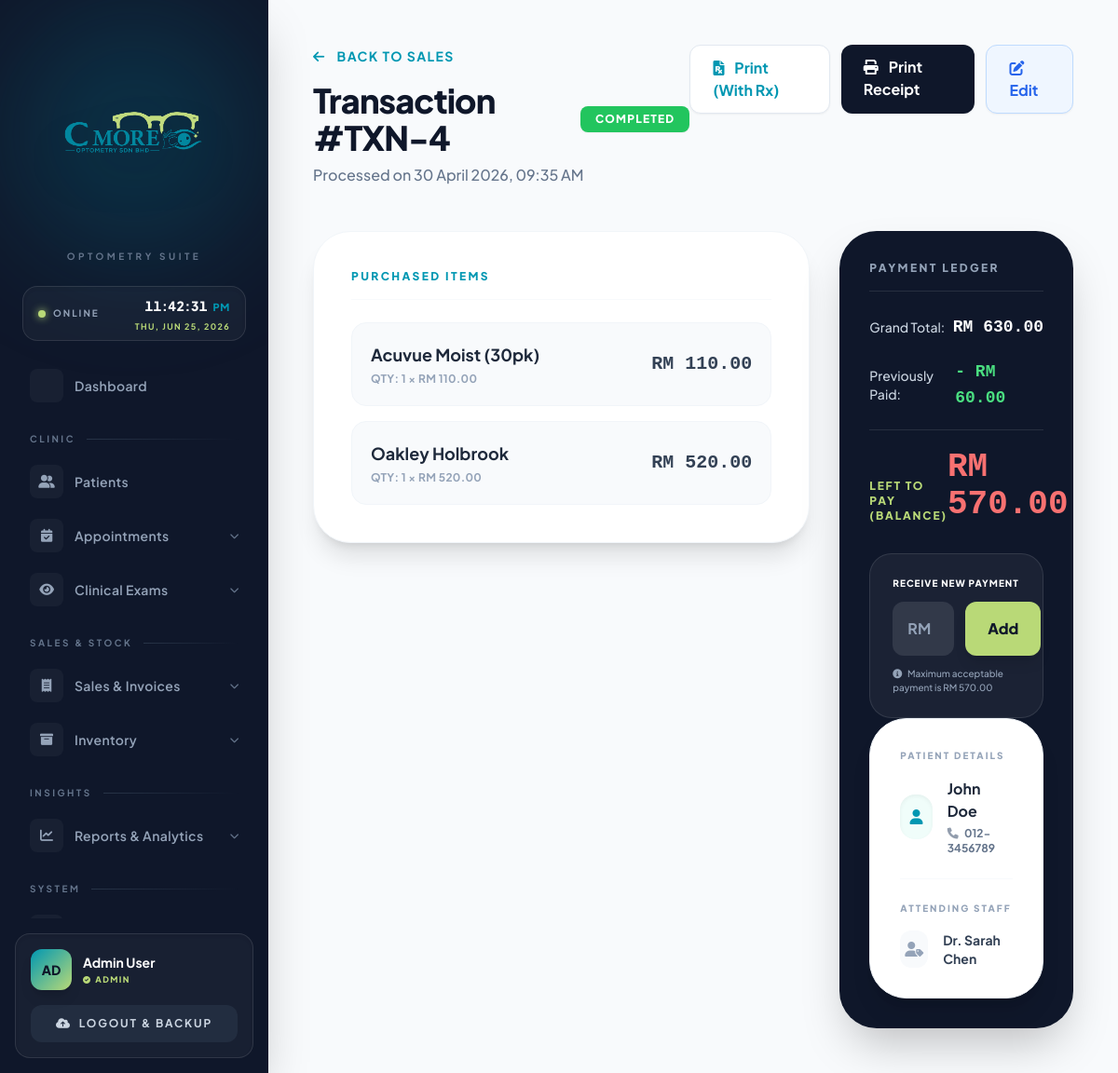
Screenshot of /sales_view.php?id=4 (signed in) with the database file from the repository.
### tables this page shows
CREATE TABLE `sales` (
  `SALE_ID` int(11) NOT NULL AUTO_INCREMENT,
  `PATIENT_ID` int(11) NOT NULL,
  `STAFF_ID` int(11) NOT NULL,
  `SALE_DATE` datetime DEFAULT current_timestamp(),
  `TOTAL_AMOUNT` decimal(10,2) NOT NULL,
  `PAID_AMOUNT` decimal(10,2) DEFAULT 0.00,
  `PAYMENT_METHOD` enum('Cash','Card','E-wallet','Online Banking') NOT NULL,
  `PAYMENT_STATUS` enum('Pending','Partial','Completed') DEFAULT 'Pending',
  PRIMARY KEY (`SALE_ID`),
  KEY `fk_sales_patient` (`PATIENT_ID`),
  KEY `fk_sales_staff` (`STAFF_ID`),
  CONSTRAINT `fk_sales_patient` FOREIGN KEY (`PATIENT_ID`) REFERENCES `patient` (`PATIENT_ID`) ON DELETE CASCADE,
  CONSTRAINT `fk_sales_staff` FOREIGN KEY (`STAFF_ID`) REFERENCES `user` (`USER_ID`) ON DELETE CASCADE
);

CREATE TABLE `sales_item` (
  `SALES_ITEM_ID` int(11) NOT NULL AUTO_INCREMENT,
  `SALE_ID` int(11) NOT NULL,
  `PRODUCT_ID` int(11) NOT NULL,
  `QUANTITY` int(11) NOT NULL,
  PRIMARY KEY (`SALES_ITEM_ID`),
  KEY `fk_item_sale` (`SALE_ID`),
  KEY `fk_item_prod` (`PRODUCT_ID`),
  CONSTRAINT `fk_item_prod` FOREIGN KEY (`PRODUCT_ID`) REFERENCES `product` (`PRODUCT_ID`) ON DELETE CASCADE,
  CONSTRAINT `fk_item_sale` FOREIGN KEY (`SALE_ID`) REFERENCES `sales` (`SALE_ID`) ON DELETE CASCADE
);

CREATE TABLE `product` (
  `PRODUCT_ID` int(11) NOT NULL AUTO_INCREMENT,
  `CATEGORY` varchar(50) DEFAULT NULL,
  `BRAND_NAME` varchar(100) DEFAULT NULL,
  `STOCK_QUANTITY` int(11) DEFAULT 0,
  `UNIT_PRICE` decimal(10,2) NOT NULL,
  `MINIMUM_PRICE` decimal(10,2) NOT NULL DEFAULT 0.00,
  `SUPPLIER_ID` int(11) DEFAULT NULL,
  `EXPIRY_DATE` date DEFAULT NULL,
  `PRODUCT_IMAGE` varchar(255) DEFAULT NULL,
  PRIMARY KEY (`PRODUCT_ID`),
  KEY `fk_product_supplier` (`SUPPLIER_ID`),
  CONSTRAINT `fk_product_supplier` FOREIGN KEY (`SUPPLIER_ID`) REFERENCES `supplier` (`SUPPLIER_ID`) ON DELETE SET NULL
);

CREATE TABLE `patient` (
  `PATIENT_ID` int(11) NOT NULL AUTO_INCREMENT,
  `NAME` varchar(100) NOT NULL,
  `IC_NUMBER` varchar(20) DEFAULT NULL,
  `PHONE_NUMBER` varchar(20) DEFAULT NULL,
  `ADDRESS` text DEFAULT NULL,
  `REGISTRATION_DATE` date NOT NULL,
  `CONNECTION_RELATIONSHIP` varchar(100) DEFAULT NULL,
  `FOLLOW_UP_INTERVAL` varchar(50) DEFAULT NULL,
  `COMPLAINTS` text DEFAULT NULL,
  PRIMARY KEY (`PATIENT_ID`),
  UNIQUE KEY `IC_NUMBER` (`IC_NUMBER`)
);

CREATE TABLE `user` (
  `USER_ID` int(11) NOT NULL AUTO_INCREMENT,
  `NAME` varchar(100) NOT NULL,
  `EMAIL` varchar(100) NOT NULL,
  `PASSWORD` varchar(255) NOT NULL,
  `ROLE` varchar(50) NOT NULL,
  `FIRST_LOGIN_OTP` tinyint(1) DEFAULT 1,
  PRIMARY KEY (`USER_ID`),
  UNIQUE KEY `EMAIL` (`EMAIL`)
);

### sales_view.php (the view, shortened to what this page needs)
<?php
include('config.php');
$id = isset($_GET['id']) ? mysqli_real_escape_string($conn, $_GET['id']) : '';
$is_edit_mode = isset($_GET['edit']) && $_GET['edit'] == 1;
$sql = "SELECT s.*, p.NAME as P_NAME, p.PHONE_NUMBER, u.NAME as S_NAME
        FROM SALES s JOIN PATIENT p ON s.PATIENT_ID = p.PATIENT_ID JOIN USER u ON s.STAFF_ID = u.USER_ID
        WHERE s.SALE_ID = '$id'";
$sale = mysqli_fetch_assoc(mysqli_query($conn, $sql));
$balance = max(0, $sale['TOTAL_AMOUNT'] - $sale['PAID_AMOUNT']);
$status_color = $sale['PAYMENT_STATUS'] == 'Completed' ? 'bg-green-500' : ($sale['PAYMENT_STATUS'] == 'Partial' ? 'bg-orange-500' : 'bg-red-500');
?>
<!DOCTYPE html>
<html lang="en">
<head>
    <script src="https://cdn.tailwindcss.com"></script>
    <link rel="stylesheet" href="https://cdnjs.cloudflare.com/ajax/libs/font-awesome/6.0.0/css/all.min.css">
</head>
<body class="bg-[#f8fafc] flex min-h-screen text-slate-900">
    <?php include('sidebar.php'); ?>
    <main class="flex-1 ml-72 p-12">
        <header class="flex justify-between items-start mb-12">
            <div>
                <a href="sales.php" class="text-[#0097B2] text-sm font-bold uppercase tracking-widest hover:opacity-70 transition">
                    <i class="fa-solid fa-arrow-left mr-2"></i> Back to Sales
                </a>
                <div class="flex items-center space-x-4 mt-4">
                    <h1 class="text-4xl font-extrabold text-slate-900 tracking-tight">Transaction #TXN-<?php echo $sale['SALE_ID']; ?></h1>
                    <span class="px-4 py-1.5 text-white text-xs font-black uppercase tracking-widest rounded-lg <?php echo $status_color; ?> shadow-sm">
                        <?php echo $sale['PAYMENT_STATUS']; ?>
                    </span>
                </div>
                <p class="text-slate-500 font-medium mt-2">Processed on <?php echo date('d F Y, h:i A', strtotime($sale['SALE_DATE'])); ?></p>
            </div>
            <div class="flex space-x-3">
                <a href="receipt.php?id=<?php echo $id; ?>&rx=1" target="_blank" class="bg-white border border-slate-200 text-[#0097B2] px-6 py-3 rounded-xl font-bold hover:bg-teal-50 transition shadow-sm">
                    <i class="fa-solid fa-file-prescription mr-2"></i> Print (With Rx)
                </a>
                <a href="receipt.php?id=<?php echo $id; ?>&rx=0" target="_blank" class="bg-slate-900 text-white px-6 py-3 rounded-xl font-bold hover:bg-slate-800 transition shadow-sm">
                    <i class="fa-solid fa-print mr-2"></i> Print Receipt
                </a>
                <?php if(!$is_edit_mode): ?>
                    <a href="sales_view.php?id=<?php echo $id; ?>&edit=1" class="bg-blue-50 border border-blue-200 text-blue-600 px-6 py-3 rounded-xl font-bold hover:bg-blue-100 transition shadow-sm">
                        <i class="fa-solid fa-edit mr-2"></i> Edit
                    </a>
                <?php else: ?>
                    <a href="sales_view.php?id=<?php echo $id; ?>" class="bg-slate-50 border border-slate-200 text-slate-600 px-6 py-3 rounded-xl font-bold hover:bg-slate-100 transition shadow-sm">
                        <i class="fa-solid fa-times mr-2"></i> Cancel Edit
                    </a>
                <?php endif; ?>
            </div>
        </header>
        <div class="grid grid-cols-1 lg:grid-cols-3 gap-8">
            <div class="lg:col-span-2 space-y-8">
                <div class="bg-white p-10 rounded-[2.5rem] border border-slate-100 shadow-xl">
                    <h3 class="text-xs font-black uppercase tracking-[0.2em] text-[#0097B2] mb-6 border-b border-slate-50 pb-4">Purchased Items</h3>
                    <div class="space-y-4">
                        <?php
                        $items = mysqli_query($conn, "SELECT si.QUANTITY, p.BRAND_NAME, p.UNIT_PRICE FROM SALES_ITEM si JOIN PRODUCT p ON si.PRODUCT_ID = p.PRODUCT_ID WHERE si.SALE_ID = '$id'");
                        while($item = mysqli_fetch_assoc($items)):
                        ?>
                        <div class="flex justify-between items-center bg-slate-50 p-5 rounded-2xl border border-slate-100">
                            <div>
                                <p class="font-bold text-slate-800 text-lg"><?php echo $item['BRAND_NAME']; ?></p>
                                <p class="text-xs text-slate-400 font-bold uppercase tracking-wide mt-1">Qty: <?php echo $item['QUANTITY']; ?> &times; RM <?php echo $item['UNIT_PRICE']; ?></p>
                            </div>
                            <p class="font-black text-slate-700 text-xl font-mono">RM <?php echo number_format($item['QUANTITY'] * $item['UNIT_PRICE'], 2); ?></p>
                        </div>
                        <?php endwhile; ?>
                    </div>
                </div>
            </div>
            <div class="space-y-8">
                <div class="bg-slate-900 p-8 rounded-[2.5rem] text-white shadow-2xl relative overflow-hidden">
                    <h3 class="text-xs font-black uppercase tracking-[0.2em] text-slate-400 mb-6 border-b border-white/10 pb-4">
                        <?php echo $is_edit_mode ? 'Edit Payment Details' : 'Payment Ledger'; ?>
                    </h3>
                    <?php if($is_edit_mode): ?>
                    <form action="" method="POST" class="space-y-6">
                        <div>
                            <label class="text-[10px] font-black text-slate-300 uppercase block mb-3 tracking-widest">Total Amount</label>
                            <p class="text-3xl font-mono font-bold text-white">RM <?php echo number_format($sale['TOTAL_AMOUNT'], 2); ?></p>
                        </div>
                        <div>
                            <label class="text-[10px] font-black text-slate-300 uppercase block mb-3 tracking-widest">Paid Amount</label>
                            <div class="relative">
                                <span class="absolute left-4 top-1/2 -translate-y-1/2 text-slate-400 font-bold">RM</span>
                                <input type="number" step="0.01" min="0" max="<?php echo $sale['TOTAL_AMOUNT']; ?>" name="paid_amount" required
                                       value="<?php echo $sale['PAID_AMOUNT']; ?>"
                                       class="w-full pl-12 pr-4 py-4 bg-white/10 border border-white/20 rounded-xl outline-none font-mono font-bold text-white focus:border-[#B9D977] transition-colors">
                            </div>
                        </div>
                        <div>
                            <label class="text-[10px] font-black text-slate-300 uppercase block mb-3 tracking-widest">Payment Method</label>
                            <select name="payment_method" class="w-full px-4 py-4 bg-white/10 border border-white/20 rounded-xl outline-none font-bold text-white focus:border-[#B9D977] transition-colors appearance-none cursor-pointer">
                                <option value="Cash" <?php echo $sale['PAYMENT_METHOD'] == 'Cash' ? 'selected' : ''; ?>>Cash</option>
                                <option value="Card" <?php echo $sale['PAYMENT_METHOD'] == 'Card' ? 'selected' : ''; ?>>Card</option>
                                <option value="Online Transfer" <?php echo $sale['PAYMENT_METHOD'] == 'Online Transfer' ? 'selected' : ''; ?>>Online Transfer</option>
                                <option value="Cheque" <?php echo $sale['PAYMENT_METHOD'] == 'Cheque' ? 'selected' : ''; ?>>Cheque</option>
                            </select>
                        </div>
                        <div>
                            <label class="text-[10px] font-black text-slate-300 uppercase block mb-3 tracking-widest">Payment Status</label>
                            <p class="text-lg font-bold text-[#B9D977] py-3">
                                <i class="fa-solid fa-circle text-xs mr-2"></i>
                                <?php
                                    $calc_status = ($sale['PAID_AMOUNT'] >= $sale['TOTAL_AMOUNT']) ? 'Completed' : ($sale['PAID_AMOUNT'] > 0 ? 'Partial' : 'Pending');
                                    echo $calc_status;
                                ?>
                            </p>
                        </div>
                        <button type="submit" name="save_edit" class="w-full bg-[#B9D977] text-slate-900 py-4 rounded-xl font-black shadow-lg hover:scale-105 transition-all">
                            <i class="fa-solid fa-save mr-2"></i> Save Changes
                        </button>
                    </form>
                    <?php else: ?>
                    <div class="space-y-5 mb-8">
                        <div class="flex justify-between items-center">
                            <p class="text-sm font-medium text-slate-300">Grand Total:</p>
                            <p class="text-lg font-mono font-bold text-white">RM <?php echo number_format($sale['TOTAL_AMOUNT'], 2); ?></p>
                        </div>
                        <div class="flex justify-between items-center">
                            <p class="text-sm font-medium text-slate-300">Previously Paid:</p>
                            <p class="text-lg font-mono font-bold text-green-400">- RM <?php echo number_format($sale['PAID_AMOUNT'], 2); ?></p>
                        </div>
                        <div class="pt-5 border-t border-white/10 flex justify-between items-end">
                            <p class="text-xs font-black text-[#B9D977] uppercase tracking-[0.15em]">Left to Pay<br>(Balance)</p>
                            <p class="text-4xl font-mono font-black <?php echo ($balance > 0) ? 'text-red-400' : 'text-white'; ?>">
                                RM <?php echo number_format($balance, 2); ?>
                            </p>
                        </div>
                    </div>
                    <?php if($balance > 0): ?>
                    <div class="bg-white/5 p-6 rounded-3xl border border-white/10 relative z-10">
                        <form action="" method="POST">
                            <label class="text-[10px] font-black text-white uppercase block mb-3 tracking-widest">Receive New Payment</label>
                            <div class="flex space-x-3">
                                <div class="relative flex-1">
                                    <span class="absolute left-4 top-1/2 -translate-y-1/2 text-slate-400 font-bold">RM</span>
                                    <input type="number" step="0.01" max="<?php echo $balance; ?>" name="payment_amount" required placeholder="0.00"
                                           class="w-full pl-12 pr-4 py-4 bg-white/10 border border-transparent rounded-xl outline-none font-mono font-bold text-white focus:border-[#B9D977] transition-colors">
                                </div>
                                <button type="submit" name="add_payment" class="bg-[#B9D977] text-slate-900 px-6 py-4 rounded-xl font-black shadow-lg hover:scale-105 transition-all">
                                    Add
                                </button>
                            </div>
                            <p class="text-[10px] text-slate-400 mt-3 font-medium"><i class="fa-solid fa-circle-info mr-1"></i> Maximum acceptable payment is RM <?php echo number_format($balance, 2); ?></p>
                        </form>
                    </div>
                    <?php endif; ?>
                    <?php endif; ?>
                <div class="bg-white p-8 rounded-[2.5rem] border border-slate-100 shadow-xl space-y-6">
                    <div>
                        <h3 class="text-[10px] font-black uppercase tracking-[0.2em] text-slate-400 mb-4">Patient Details</h3>
                        <div class="flex items-center space-x-4">
                            <div class="w-12 h-12 bg-teal-50 rounded-2xl flex items-center justify-center text-[#0097B2] shadow-inner"><i class="fa-solid fa-user"></i></div>
                            <div>
                                <p class="font-bold text-slate-800"><?php echo $sale['P_NAME']; ?></p>
                                <p class="text-xs font-bold text-slate-500 mt-1"><i class="fa-solid fa-phone mr-1 opacity-70"></i> <?php echo $sale['PHONE_NUMBER']; ?></p>
                            </div>
                        </div>
                    </div>
                    <div class="pt-6 border-t border-slate-50">
                        <h3 class="text-[10px] font-black uppercase tracking-[0.2em] text-slate-400 mb-4">Attending Staff</h3>
                        <div class="flex items-center space-x-4">
                            <div class="w-10 h-10 bg-slate-50 rounded-xl flex items-center justify-center text-slate-400"><i class="fa-solid fa-user-tag"></i></div>
                            <p class="font-bold text-slate-700 text-sm"><?php echo $sale['S_NAME']; ?></p>
                        </div>
                    </div>
                </div>
            </div>
        </div>
    </main>
</body>
</html>

### sales_view.php (style rules this page uses)
body { font-family: 'Plus Jakarta Sans', sans-serif; }

### rows the page displays
sales: SALE_ID "4", PAYMENT_STATUS "COMPLETED", SALE_DATE "30 April 2026, 09:35 AM", TOTAL_AMOUNT "630.00", PAID_AMOUNT "60.00", balance "570.00", PATIENT_ID.NAME "John Doe", PATIENT_ID.PHONE_NUMBER "012-3456789", STAFF_ID.NAME "Dr. Sarah Chen"
sales_item: PRODUCT_ID.BRAND_NAME "Acuvue Moist (30pk)", QUANTITY "1", PRODUCT_ID.UNIT_PRICE "110.00", $item['QUANTITY']*$item['UNIT_PRICE'] "110.00"
sales_item: PRODUCT_ID.BRAND_NAME "Oakley Holbrook", QUANTITY "1", PRODUCT_ID.UNIT_PRICE "520.00", $item['QUANTITY']*$item['UNIT_PRICE'] "520.00"

### other values shown
$label "Dashboard Patients"
$label "CLINIC SALES & STOCK INSIGHTS SYSTEM"
$label "Appointments Clinical Exams Sales & Invoices Inventory Reports & Analytics"
substr($_SESSION['NAME'], 0, 2) "AD"
$_SESSION['NAME'] "Admin User"
$user_role "ADMIN"
